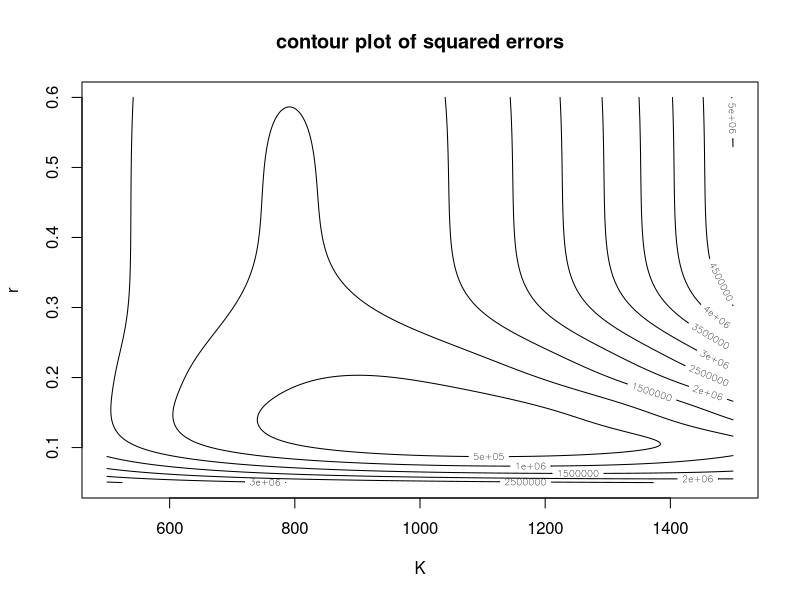

The R source for this figure:
## ---- chunk 1
beetles <- data.frame(
    days    = c(0,  8,  28,  41,  63,  69,   97, 117,  135,  154),
    beetles = c(2, 47, 192, 256, 768, 896, 1120, 896, 1184, 1024))
## ---- chunk 2
K <- 1300
r <- log((beetles$beetles*(K-2))/(K - beetles$beetles)*2)/beetles$days
min(r[2:10])
max(r[2:10])
mean(r[2:10])
## ---- chunk 3
K <- seq(500,1500,length=1000)
R <- seq(0.05,0.6,length=1000)
SE <- function(k,r){
  se = sum((beetles$beetles-2*k/(2+(k-2)*exp(-r*beetles$days)))^2)
  se
}
## ---- chunk 4
nls(beetles ~ N*2/(2+(N-2)*exp((-r)*days)),start = list(N = 1300, r = 0.1681074),data = beetles)
## ---- chunk 5
b <- matrix(0,1000,1000)
for(j in 1:length(K)){
  for(i in 1:length(R)){
    b[j,i] = SE(K[j],R[i])
  }
}
contour(K,R,b,xlab="K",ylab="r",main="contour plot of squared errors")
## ---- chunk 6
loglike <- function(x){
  k <- x[1]
  r <- x[2]
  sigma_2 <- x[3]
  sum=0
  for(i in 1:10){
  sum=sum+(-(log(2*pi*sigma_2))/2-(log(beetles$beetles[i])-log((2*k)/(2+(k-2)*exp(-r*beetles$days[i]))))^2/(2*sigma_2))
  }
  -sum
}
options(warn=-1)
opt=optim(c(1300,0.168,4),loglike,method="BFGS",hessian=TRUE)
opt
